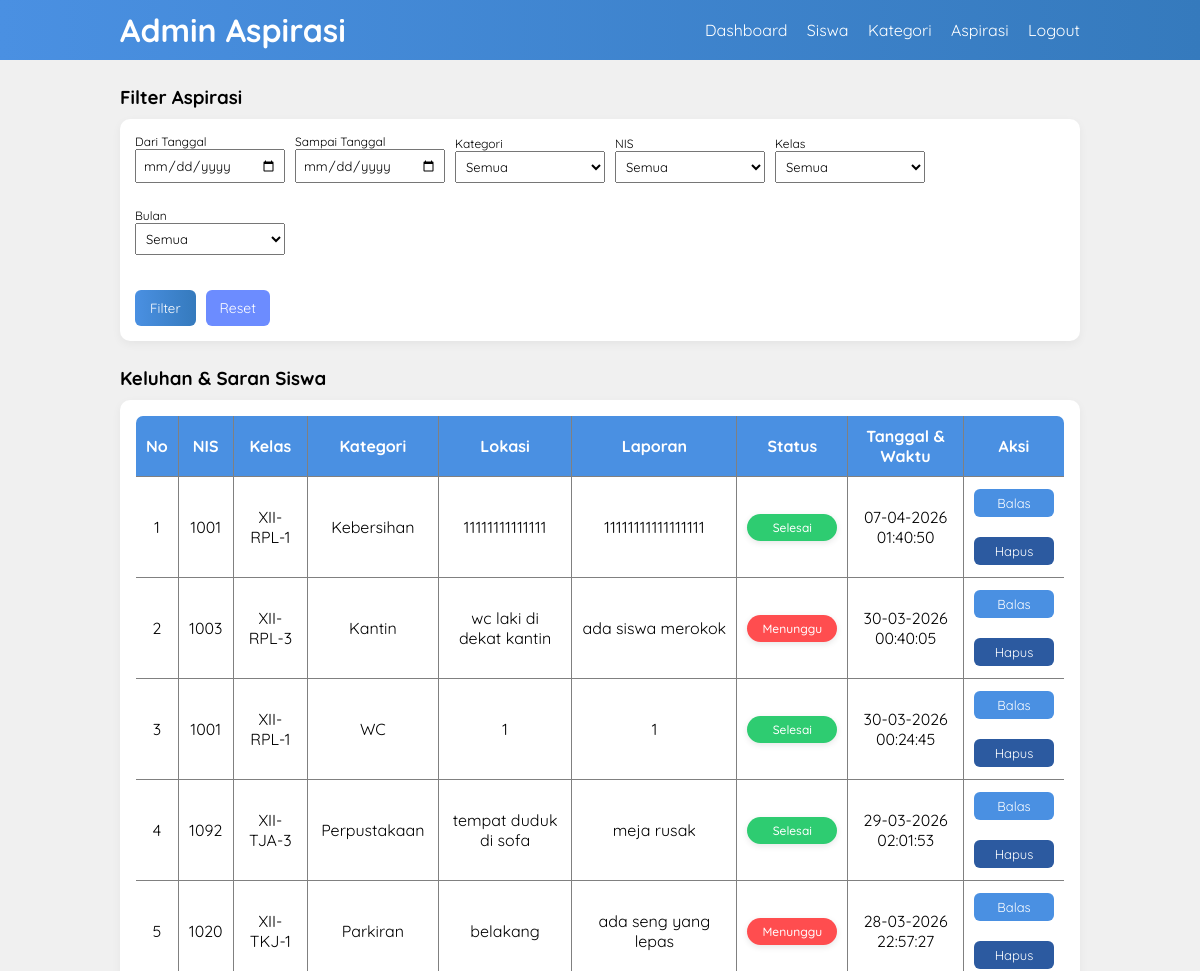
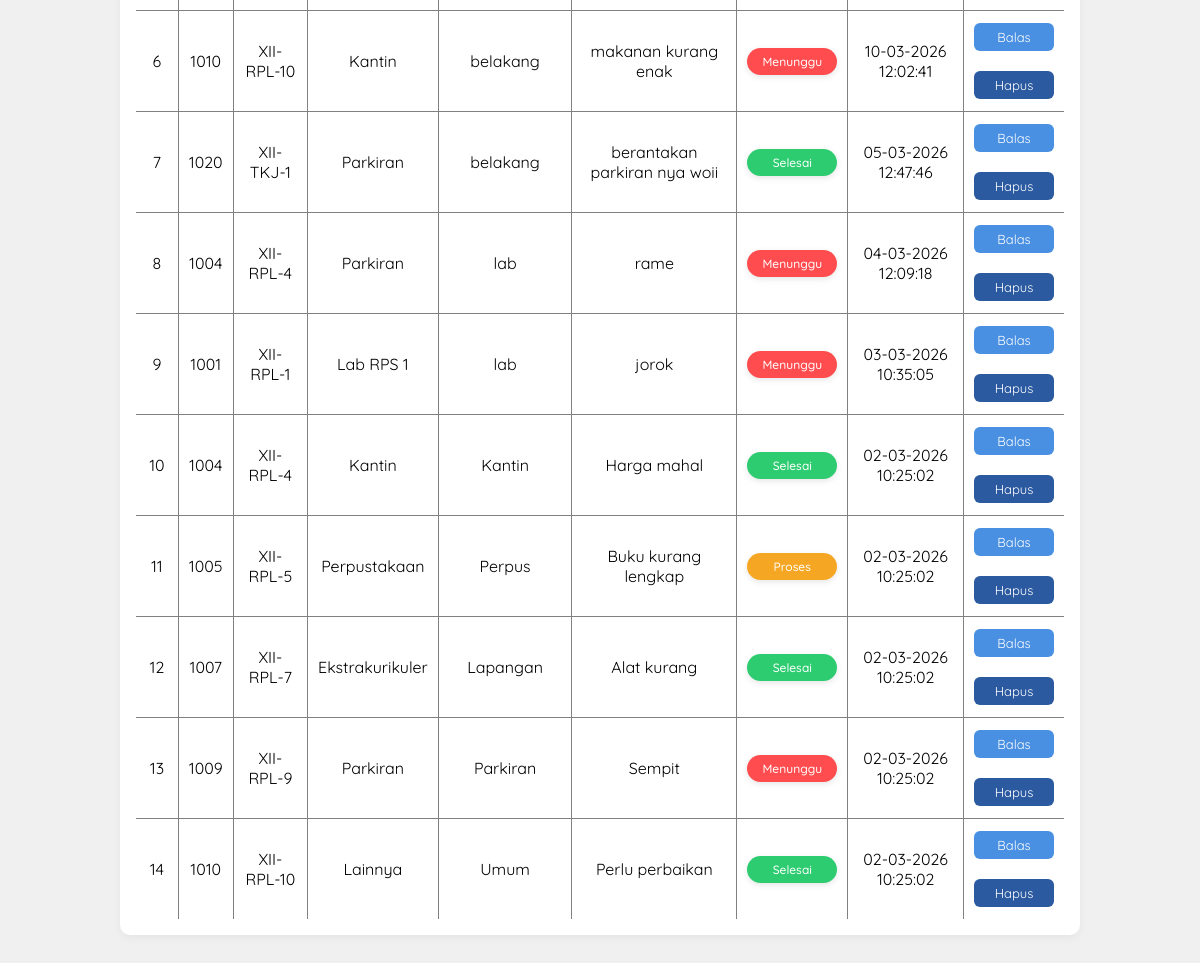
The app's page /aspirasi-admin.php (signed in) with its own data (2 pictures, top to bottom).
### tables this page shows
CREATE TABLE `tb_input_aspirasi` (
  `id_pelaporan` int(11) NOT NULL,
  `nis` int(11) DEFAULT NULL,
  `id_kategori` int(11) DEFAULT NULL,
  `lokasi` varchar(50) DEFAULT NULL,
  `ket` varchar(100) DEFAULT NULL,
  `created_at` datetime DEFAULT current_timestamp()
);

CREATE TABLE `tb_siswa` (
  `nis` int(11) NOT NULL,
  `kelas` varchar(30) DEFAULT NULL
);

CREATE TABLE `tb_kategori` (
  `id_kategori` int(11) NOT NULL,
  `ket_kategori` varchar(50) DEFAULT NULL
);

CREATE TABLE `tb_aspirasi` (
  `id_aspirasi` int(11) NOT NULL,
  `status` enum('Menunggu','Proses','Selesai') DEFAULT 'Menunggu',
  `id_pelaporan` int(11) DEFAULT NULL,
  `feedback` text DEFAULT NULL
);

### aspirasi-admin.php (the view, shortened to what this page needs)
<?php
include 'db.php';
$tgl1 = isset($_GET['tgl1']) ? $_GET['tgl1'] : '';
$tgl2 = isset($_GET['tgl2']) ? $_GET['tgl2'] : '';
$where = "";
$query = mysqli_query($conn, "
SELECT i.*, a.status, a.feedback, k.ket_kategori, s.kelas
FROM tb_input_aspirasi i
JOIN tb_aspirasi a ON i.id_pelaporan = a.id_pelaporan
JOIN tb_kategori k ON i.id_kategori = k.id_kategori
JOIN tb_siswa s ON i.nis = s.nis
WHERE 1=1 $where
ORDER BY i.created_at DESC
");
?>
<!DOCTYPE html>
<html>
<head>
    <link rel="stylesheet" href="css/style.css">
</head>
<body>
    <header>
        <div class="container">
            <h1>Admin Aspirasi</h1>
            <ul>
                <li><a href="dashboard-admin.php">Dashboard</a></li>
                <li><a href="siswa-admin.php">Siswa</a></li>
                <li><a href="kategori-admin.php">Kategori</a></li>
                <li><a href="aspirasi-admin.php">Aspirasi</a></li>
                <li><a href="logout.php">Logout</a></li>
            </ul>
        </div>
    </header>
    <div class="section">
        <div class="container">
            <h3>Filter Aspirasi</h3>
            <div class="box">
                <form method="GET" class="filter-box">
                    <div class="filter-group">
                        <label>Dari Tanggal</label>
                        <input type="date" name="tgl1" value="<?= $tgl1 ?>" class="input-control kecil">
                    </div>
                    <div class="filter-group">
                        <label>Sampai Tanggal</label>
                        <input type="date" name="tgl2" value="<?= $tgl2 ?>" class="input-control kecil">
                    </div>
                    <div class="filter-group">
                        <label>Kategori</label>
                        <select name="kategori" class="input-control kecil">
                            <option value="">Semua</option>
                        </select>
                    </div>
                    <div class="filter-group">
                        <label>NIS</label>
                        <select name="nis" class="input-control kecil">
                            <option value="">Semua</option>
                        </select>
                    </div>
                    <div class="filter-group">
                        <label>Kelas</label>
                        <select name="kelas" class="input-control kecil">
                            <option value="">Semua</option>
                        </select>
                    </div>
                    <div class="filter-group">
                        <label>Bulan</label>
                        <select name="bulan" class="input-control kecil">
                            <option value="">Semua</option>
                        </select>
                    </div>
                    <div class="filter-full">
                        <button type="submit" class="btn">Filter</button>
                        <a href="aspirasi-admin.php" class="btn-reset">Reset</a>
                    </div>
                </form>
            </div>
            <h3>Keluhan & Saran Siswa</h3>
            <div class="box">
                <table border="1" class="table-center">
                    <tr>
                        <th>No</th>
                        <th>NIS</th>
                        <th>Kelas</th>
                        <th>Kategori</th>
                        <th>Lokasi</th>
                        <th>Laporan</th>
                        <th>Status</th>
                        <th>Tanggal & Waktu</th>
                        <th>Aksi</th>
                    </tr>
                    <?php $no = 1; ?>
                    <?php while ($row = mysqli_fetch_array($query)) { ?>
                        <tr>
                            <td><?= $no++ ?></td>
                            <td><?= $row['nis'] ?></td>
                            <td><?= $row['kelas'] ?></td>
                            <td><?= $row['ket_kategori'] ?></td>
                            <td><?= $row['lokasi'] ?></td>
                            <td><?= $row['ket'] ?></td>
                            <form method="POST">
                                <td>
                                    <span class="badge
                                        <?= $row['status'] == 'Menunggu' ? 'badge-merah' : '' ?>
                                        <?= $row['status'] == 'Proses' ? 'badge-kuning' : '' ?>
                                        <?= $row['status'] == 'Selesai' ? 'badge-hijau' : '' ?>
                                    ">
                                        <?= $row['status'] ?>
                                    </span>
                                </td>
                                <td>
                                    <?= date("d-m-Y H:i:s", strtotime($row['created_at'])) ?>
                                </td>
                                <td>
                                    <a href="balas-aspirasi.php?id=<?= $row['id_pelaporan'] ?>"
                                        class="btn-aksi btn-view">Balas</a>
                                    <br><br>
                                    <a href="?hapus=<?= $row['id_pelaporan'] ?>"
                                        onclick="return confirm('Yakin hapus?')"
                                        class="btn-aksi btn-hapus">Hapus</a>
                                </td>
                            </form>
                        </tr>
                    <?php } ?>
                </table>
            </div>
        </div>
    </div>
</body>
</html>

### css/style.css (style rules this page uses)
* { padding: 0; margin: 0; font-family: 'Quicksand', sans-serif; }
body { background-color: #f0f0f0; }
a { color: inherit; text-decoration: none; }
.input-control { width: 100%; padding: 10px; margin-bottom: 15px; box-sizing: border-box; }
.btn { padding: 8px 15px; background: linear-gradient(90deg, #4A90E2, #357ABD); color: #fff; border: none; cursor: pointer; border-radius: 6px; transition: 0.3s; }
.btn-reset { padding: 9px 14px; background-color: #6c8cff; color: #fff; font-size: 14px; border-radius: 6px; transition: 0.3s; }
.btn-view { background-color: #4A90E2; }
.btn-hapus { background-color: #2C5AA0; }
.btn-aksi { display: inline-block; color: #fff; width: 80px; text-align: center; padding: 6px 0; font-size: 13px; border-radius: 6px; transition: 0.3s; }
header { background: linear-gradient(90deg, #4A90E2, #357ABD); color: #fff; }
header h1 { float: left; padding: 10px 0; }
header ul { float: right; }
header ul li { display: inline-block; }
header ul li a { padding: 20px 0 20px 15px; display: inline-block; color: #fff; }
.container { width: 80%; margin: 0 auto; }
.container::after { content: ''; display: block; clear: both; }
.section { padding: 25px 0; }
.box { background-color: #fff; padding: 15px; margin: 10px 0 25px 0; border-radius: 10px; box-shadow: 0 3px 10px rgba(0,0,0,0.05); }
table { width: 100%; border-collapse: collapse; border-radius: 8px; overflow: hidden; }
table th { background-color: #4A90E2; color: #fff; padding: 10px; }
table td { padding: 12px 10px; }
.table-center th, .table-center td { text-align: center; }
.filter-box { display: flex; flex-wrap: wrap; gap: 10px; align-items: end; }
.filter-group { display: flex; flex-direction: column; font-size: 12px; }
.input-control.kecil { padding: 6px; font-size: 13px; min-width: 150px; }
.filter-full { width: 100%; margin-top: 10px; display: flex; gap: 10px; }
.badge { display: inline-block; width: 90px; text-align: center; padding: 6px 0; border-radius: 20px; color: #fff; font-size: 12px; font-weight: 500; box-shadow: 0 2px 6px rgba(0,0,0,0.1); }
.badge-merah { background-color: #ff4d4f; }
.badge-kuning { background-color: #f5a623; }
.badge-hijau { background-color: #2ecc71; }

### records on screen
tb_input_aspirasi: nis "1001", nis.kelas "XII-RPL-1", id_kategori.ket_kategori "Kebersihan", lokasi "11111111111111", ket "11111111111111111", tb_aspirasi.status "Selesai", created_at "07-04-2026 01:40:50"
tb_input_aspirasi: nis "1003", nis.kelas "XII-RPL-3", id_kategori.ket_kategori "Kantin", lokasi "wc laki di dekat kantin", ket "ada siswa merokok", tb_aspirasi.status "Menunggu", created_at "30-03-2026 00:40:05"
tb_input_aspirasi: nis "1001", nis.kelas "XII-RPL-1", id_kategori.ket_kategori "WC", lokasi "1", ket "1", tb_aspirasi.status "Selesai", created_at "30-03-2026 00:24:45"
tb_input_aspirasi: nis "1092", nis.kelas "XII-TJA-3", id_kategori.ket_kategori "Perpustakaan", lokasi "tempat duduk di sofa", ket "meja rusak", tb_aspirasi.status "Selesai", created_at "29-03-2026 02:01:53"
tb_input_aspirasi: nis "1020", nis.kelas "XII-TKJ-1", id_kategori.ket_kategori "Parkiran", lokasi "belakang", ket "ada seng yang lepas", tb_aspirasi.status "Menunggu", created_at "28-03-2026 22:57:27"
tb_input_aspirasi: nis "1010", nis.kelas "XII-RPL-10", id_kategori.ket_kategori "Kantin", lokasi "belakang", ket "makanan kurang enak", tb_aspirasi.status "Menunggu", created_at "10-03-2026 12:02:41"
tb_input_aspirasi: nis "1020", nis.kelas "XII-TKJ-1", id_kategori.ket_kategori "Parkiran", lokasi "belakang", ket "berantakan parkiran nya woii", tb_aspirasi.status "Selesai", created_at "05-03-2026 12:47:46"
tb_input_aspirasi: nis "1004", nis.kelas "XII-RPL-4", id_kategori.ket_kategori "Parkiran", lokasi "lab", ket "rame", tb_aspirasi.status "Menunggu", created_at "04-03-2026 12:09:18"
tb_input_aspirasi: nis "1001", nis.kelas "XII-RPL-1", id_kategori.ket_kategori "Lab RPS 1", lokasi "lab", ket "jorok", tb_aspirasi.status "Menunggu", created_at "03-03-2026 10:35:05"
tb_input_aspirasi: nis "1004", nis.kelas "XII-RPL-4", id_kategori.ket_kategori "Kantin", lokasi "Kantin", ket "Harga mahal", tb_aspirasi.status "Selesai", created_at "02-03-2026 10:25:02"
tb_input_aspirasi: nis "1005", nis.kelas "XII-RPL-5", id_kategori.ket_kategori "Perpustakaan", lokasi "Perpus", ket "Buku kurang lengkap", tb_aspirasi.status "Proses", created_at "02-03-2026 10:25:02"
tb_input_aspirasi: nis "1007", nis.kelas "XII-RPL-7", id_kategori.ket_kategori "Ekstrakurikuler", lokasi "Lapangan", ket "Alat kurang", tb_aspirasi.status "Selesai", created_at "02-03-2026 10:25:02"
tb_input_aspirasi: nis "1009", nis.kelas "XII-RPL-9", id_kategori.ket_kategori "Parkiran", lokasi "Parkiran", ket "Sempit", tb_aspirasi.status "Menunggu", created_at "02-03-2026 10:25:02"
tb_input_aspirasi: nis "1010", nis.kelas "XII-RPL-10", id_kategori.ket_kategori "Lainnya", lokasi "Umum", ket "Perlu perbaikan", tb_aspirasi.status "Selesai", created_at "02-03-2026 10:25:02"
